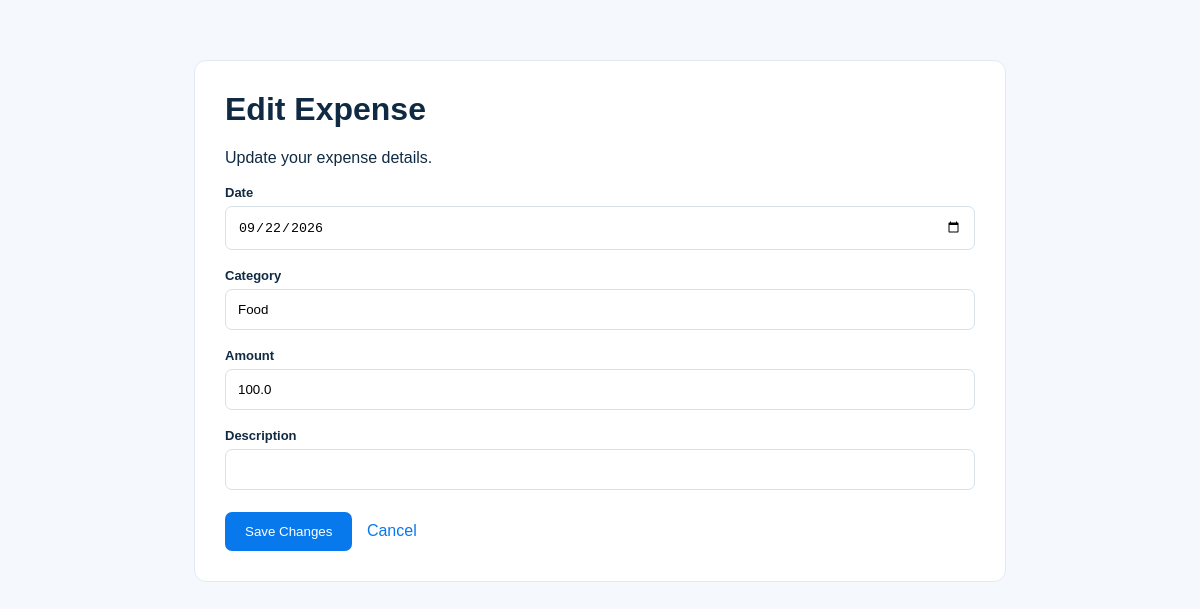
/edit/4 (signed in), run on the app's committed database.
### tables this page shows
CREATE TABLE expenses(
        id INTEGER PRIMARY KEY AUTOINCREMENT,
        date TEXT,
        category TEXT,
        amount REAL,
        description TEXT
    );

### app.py (the view)
@app.route("/edit/<int:id>")
def edit(id):
    if "user_id" not in session:
        return redirect("/login")
    conn = get_db()
    cursor = conn.cursor()
    cursor.execute(
        """
        SELECT id, date, category, amount, description
        FROM expenses
        WHERE id=?
        """,
        (id,)
    )
    expense = cursor.fetchone()
    conn.close()
    if expense is None:
        return redirect("/expenses")
    return render_template(
        "edit_expense.html",
        expense=expense
    )

### app.py (called while the page is built)
def get_db():
    conn = sqlite3.connect("expense.db")
    return conn

### templates/edit_expense.html (shortened to what this page needs)
<!DOCTYPE html>
<html lang="en">
<head>
</head>
<body>
<div class="main">
    <h1>
        Edit Expense
    </h1>
    <p>
        Update your expense details.
    </p>
    <form
        action="/update/{{ expense[0] }}"
        method="POST"
    >
        <label>
            Date
        </label>
        <input
            type="date"
            name="date"
            value="{{ expense[1] }}"
            required
        >
        <label>
            Category
        </label>
        <input
            type="text"
            name="category"
            value="{{ expense[2] }}"
            required
        >
        <label>
            Amount
        </label>
        <input
            type="number"
            step="0.01"
            name="amount"
            value="{{ expense[3] }}"
            required
        >
        <label>
            Description
        </label>
        <input
            type="text"
            name="description"
            value="{{ expense[4] }}"
        >
        <button type="submit">
            Save Changes
        </button>
        <a href="/expenses">
            Cancel
        </a>
    </form>
</div>
</body>
</html>

### templates/edit_expense.html (style rules this page uses)
body { margin: 0; font-family: Arial, sans-serif; background: #f5f8fc; color: #102a43; }
.main { max-width: 750px; margin: 60px auto; background: white; padding: 30px; border-radius: 12px; border: 1px solid #e1eaf2; }
h1 { margin-top: 0; }
label { display: block; margin-top: 18px; margin-bottom: 6px; font-weight: 600; font-size: 13px; }
input { width: 100%; padding: 12px; border: 1px solid #d7e1e9; border-radius: 7px; box-sizing: border-box; }
button { margin-top: 22px; background: #0878ed; color: white; border: none; padding: 12px 20px; border-radius: 7px; cursor: pointer; }
a { display: inline-block; margin-left: 10px; color: #0878ed; text-decoration: none; }

### data on the page
expenses: date "09/22/2026", category "Food", amount "100.0"
